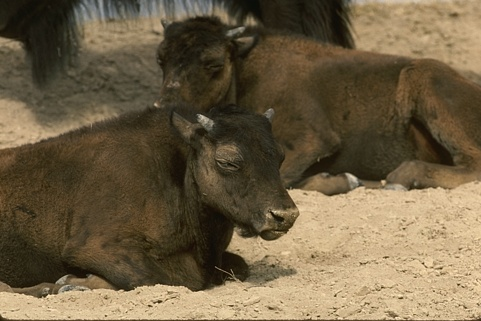
#> input picture Experiments/Image Segmentation exp - v2/41033.jpg, 481 x 321 px, found by its file name
$ jupyter execute _kmeans.ipynb
#> lines starting #> are read from the running program, lines starting #| are printed output that depends on the picture
[cell 1]
import numpy as np
import pandas as pd
import cv2 as cv
from matplotlib import pyplot as plt
from sklearn.cluster import KMeans

[cell 2]
# img=cv.imread('189080.jpg')
img=cv.imread('41033.jpg')
#> img is the input picture: shape (321, 481, 3); mean B, G, R 68.9, 96, 111.4
img=cv.cvtColor(img,cv.COLOR_BGR2RGB)

plt.imshow(img)
plt.xticks([])
plt.yticks([])
plt.grid(False)

[cell 3]
pic=cv.cvtColor(img,cv.COLOR_RGB2LUV)
#> pic: shape (321, 481, 3); mean of channels 0, 1, 2 102.4, 104.4, 155.1
plt.imshow(pic)

[cell 4]
pic_n = pic.reshape(pic.shape[0]*pic.shape[1], pic.shape[2])
pic_n.shape
#> Out = (154401, 3)

[cell 5]
import time as t
timearray=[]
segementedImg=[]

[cell 6]
clusterssize = [2,3,4,5,6,7,8,9,10]
error=[]

[cell 7]
for i in clusterssize:
    start=t.time()
    kmeans = KMeans(n_clusters=i, random_state=0).fit(pic_n)
    timearray.append(t.time()-start)
    segementedImg.append(kmeans.labels_)
    pic2show = kmeans.cluster_centers_[kmeans.labels_]
    cluster_pic = pic2show.reshape(pic.shape[0], pic.shape[1], pic.shape[2])
    error.append(np.linalg.norm(pic-cluster_pic))
    print(i)
#> after the loop, error = [10105.6, 7315, 5703.9, 4610.5, 4003.5, 3533.7, 3232, 2984, 2778]; segementedImg = 9 items; timearray = [0.0857, 0.0568, 0.0941, 0.11, 0.0854, 0.168, 0.135, 0.184, 0.166]

[cell 8]
plt.xlabel('Number of Clusters')
plt.ylabel('Error')
plt.plot(clusterssize,error)
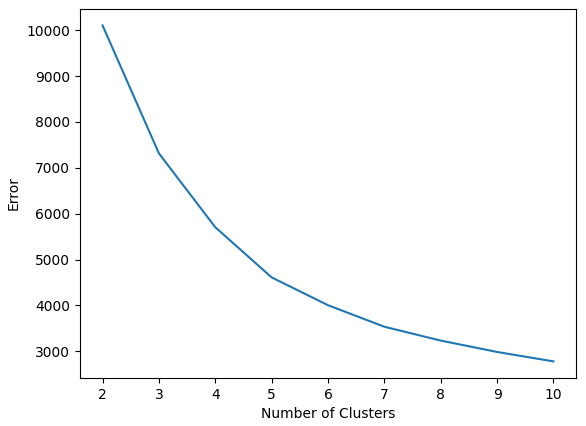
#> figure drawn by matplotlib, 1 panel

[cell 9]
plt.xlabel('Number of Clusters')
plt.ylabel('Time [Sec]')

plt.plot(np.arange(2,11,1),timearray)
np.savetxt("kmeans_timearray.csv", timearray, delimiter=",")
np.savetxt("kmeans_segementedImg.csv", segementedImg, delimiter=",")
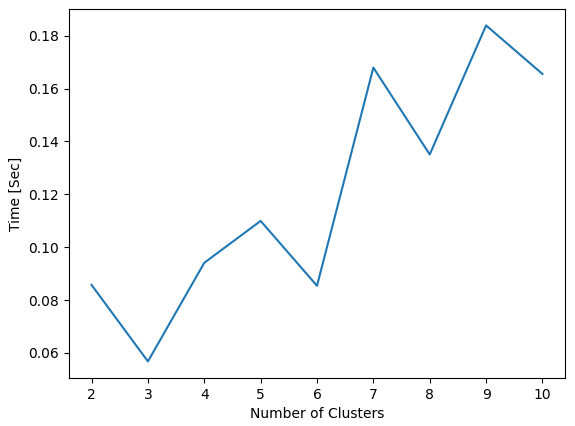
#> figure drawn by matplotlib, 1 panel

[cell 10]
cluster_pic = pic2show.reshape(pic.shape[0], pic.shape[1],3)
#> cluster_pic: shape (321, 481, 3) float64; mean of channels 0, 1, 2 102.3, 104.4, 155.1
plt.imshow(cluster_pic/255,cmap='gray')
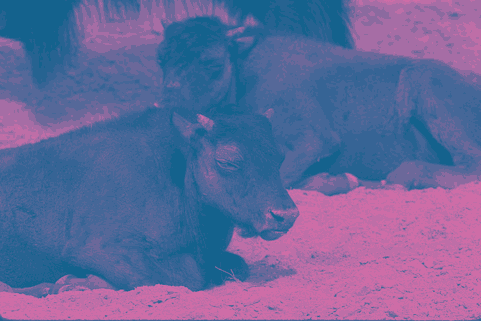
#> shown: shape (321, 481, 3) float64; mean R, G, B 0.401, 0.409, 0.608

[cell 11]
error
#> Out has the same summary as error

[cell 12]
temp=cluster_pic.copy()
temp= cv.cvtColor((temp).astype('uint8'),cv.COLOR_LUV2RGB)
plt.xticks([])
plt.yticks([])
plt.imshow(temp)
plt.savefig('kmeans_SegementdIMg.jpg')
plt.show()

$ run again, with Experiments/Image Segmentation exp - v2/secondRound/Image8/189080.jpg copied over Experiments/Image Segmentation exp - v2/41033.jpg
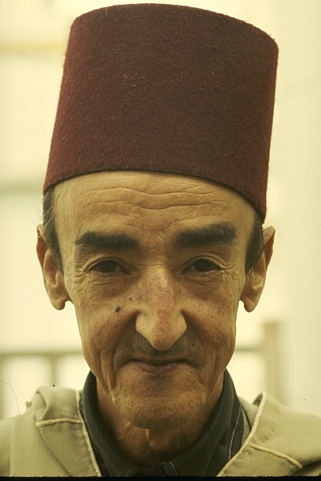
#> input picture Experiments/Image Segmentation exp - v2/secondRound/Image8/189080.jpg, 321 x 481 px, found by its file name
#> img is the input picture: shape (481, 321, 3); mean B, G, R 94.2, 133.4, 151.8
#> pic: shape (481, 321, 3); mean of channels 0, 1, 2 140.2, 106.6, 163.6
#> after the loop `for i in clusterssize:`: error = [12535.7, 7668.8, 6227.7, 5266.5, 4351.8, 3879, 3551.5, 3290.5, 3061.8]; segementedImg = 9 items; timearray = [0.0832, 0.0667, 0.122, 0.0786, 0.0892, 0.236, 0.139, 0.144, 0.137]
#> `[cell 9] plt.xlabel('Number of Clusters') plt.ylabel('Time [Sec]')  pl..`:
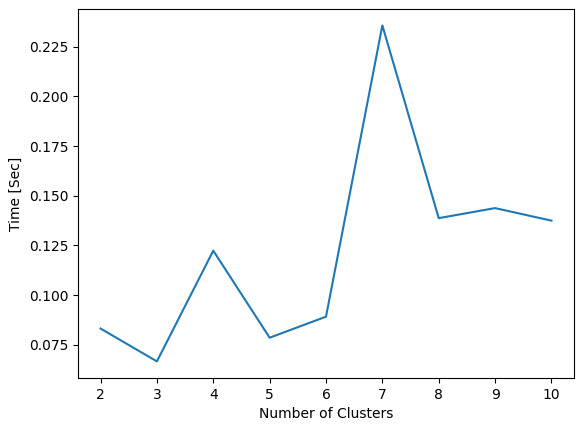
#> figure drawn by matplotlib, 1 panel
#> `[cell 10] cluster_pic = pic2show.reshape(pic.shape[0], pic.shape[1],3)..`:
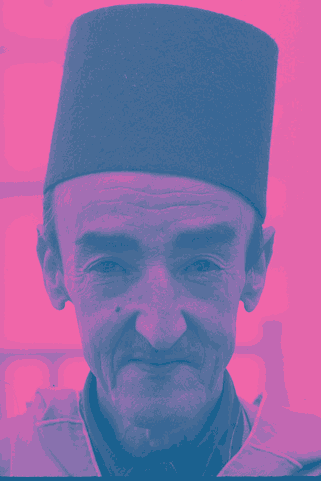
#> shown: shape (481, 321, 3) float64; mean R, G, B 0.549, 0.418, 0.642
#> `error`: Out has the same summary as error

$ run again, with Experiments/Image Segmentation exp - v2/238011.jpg copied over Experiments/Image Segmentation exp - v2/41033.jpg
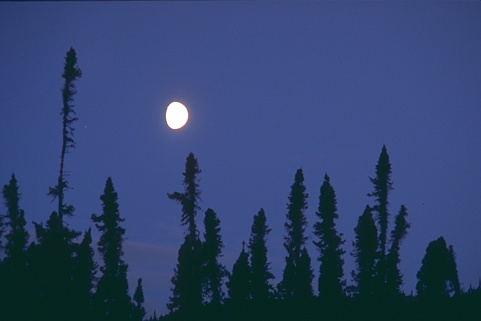
#> input picture Experiments/Image Segmentation exp - v2/238011.jpg, 481 x 321 px, found by its file name
#> img is the input picture: shape (321, 481, 3); mean B, G, R 110, 67.4, 48.4
#> pic: shape (321, 481, 3); mean of channels 0, 1, 2 73, 90.2, 101.5
#> after the loop `for i in clusterssize:`: error = [4888, 3164, 2527.2, 2121.3, 1900.3, 1768.5, 1603.3, 1494.1, 1431]; segementedImg = 9 items; timearray = [0.0782, 0.055, 0.0683, 0.0691, 0.0779, 0.123, 0.146, 0.157, 0.143]
#> `[cell 9] plt.xlabel('Number of Clusters') plt.ylabel('Time [Sec]')  pl..`:
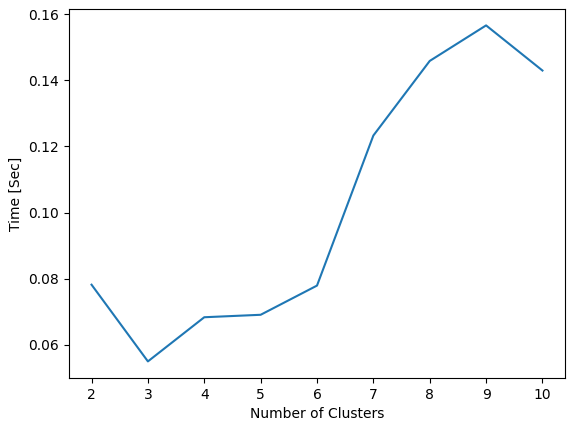
#> figure drawn by matplotlib, 1 panel
#> `[cell 10] cluster_pic = pic2show.reshape(pic.shape[0], pic.shape[1],3)..`:
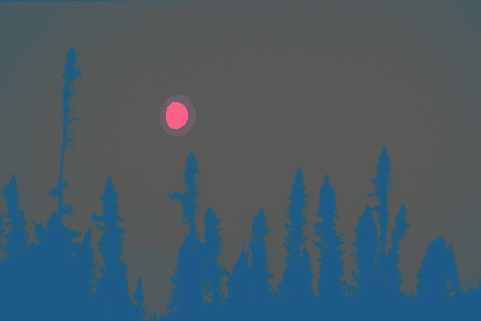
#> shown: shape (321, 481, 3) float64; mean R, G, B 0.286, 0.354, 0.398
#> `error`: Out has the same summary as error

$ run again, with Experiments/Image Segmentation exp - v2/35070.jpg copied over Experiments/Image Segmentation exp - v2/41033.jpg
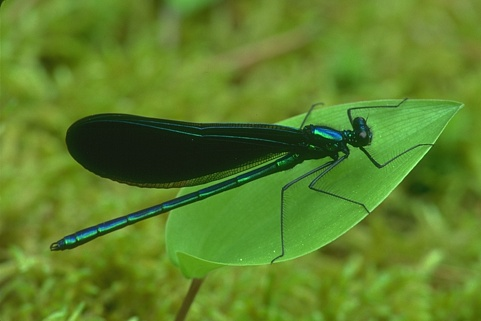
#> input picture Experiments/Image Segmentation exp - v2/35070.jpg, 481 x 321 px, found by its file name
#> img is the input picture: shape (321, 481, 3); mean B, G, R 40.8, 129, 93
#> pic: shape (321, 481, 3); mean of channels 0, 1, 2 125.5, 84.1, 183.5
#> after the loop `for i in clusterssize:`: error = [8352.9, 6189.3, 5064.3, 4423, 4072.9, 3744.2, 3551.2, 3372.3, 3197.6]; segementedImg = 9 items; timearray = [0.0851, 0.0831, 0.0625, 0.151, 0.119, 0.0937, 0.169, 0.204, 0.192]
#> `[cell 10] cluster_pic = pic2show.reshape(pic.shape[0], pic.shape[1],3)..`:
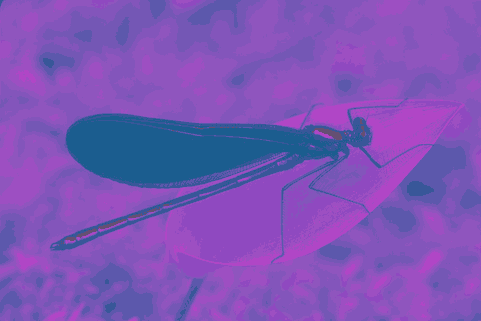
#> shown: shape (321, 481, 3) float64; mean R, G, B 0.493, 0.33, 0.72
#> `error`: Out has the same summary as error
#> `temp= cv.cvtColor((temp).astype('uint8'),cv.COLOR_LUV2RGB)`:
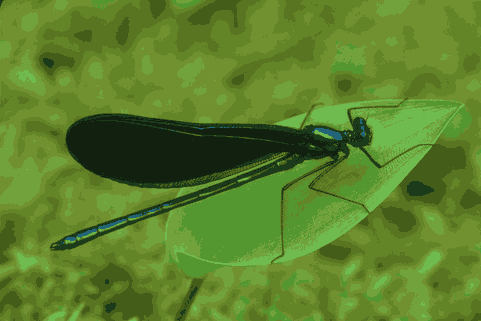
#> temp: shape (321, 481, 3); mean R, G, B 91.7, 128.3, 42.3
